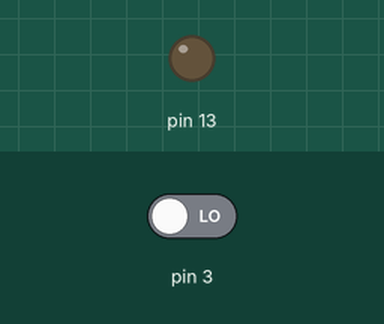
Recording of a sketch running on a simulated Arduino Uno, built with avr-gcc and run on an emulated ATmega328P. Shown: output pins drawn as LEDs (lit = HIGH). Inputs (shaded band) come from the test bench; at power-on: pin 3 LOW. What the sketch prints to the serial monitor is not drawn.

Above: at 1.2 s.
1.3 s: pin 3 driven HIGH
At 2.5 s:
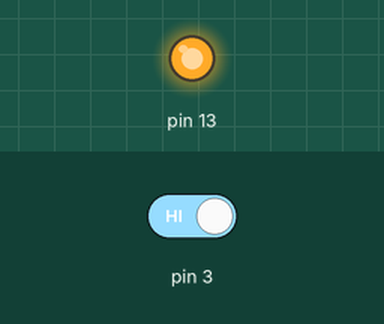
2.8 s: pin 3 driven LOW
At 3.8 s:
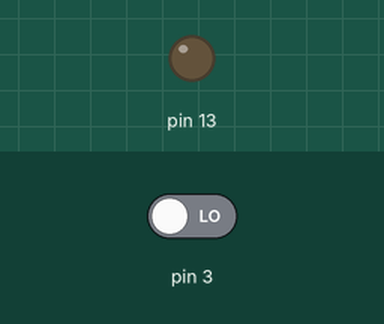
Timing chart, 0 to 5.8 s (numbered marks = the images above; inputs shaded):
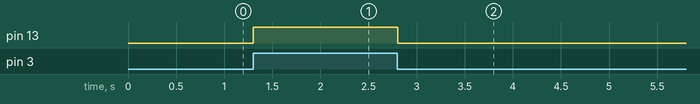

Measured:
- after the input at 1.3 s, pin 13: LOW → HIGH at once
- after the input at 2.8 s, pin 13: HIGH → LOW at once

The sketch:

humanIRDetect.ino
```cpp
void setup() {
  // put your setup code here, to run once:
  Serial.begin(9600);
  pinMode(3, INPUT);
  pinMode(13, OUTPUT);
}

void loop() {
  // put your main code here, to run repeatedly:
  int value = digitalRead(3);
  digitalWrite(13, value);
  Serial.println(value);
}
```
